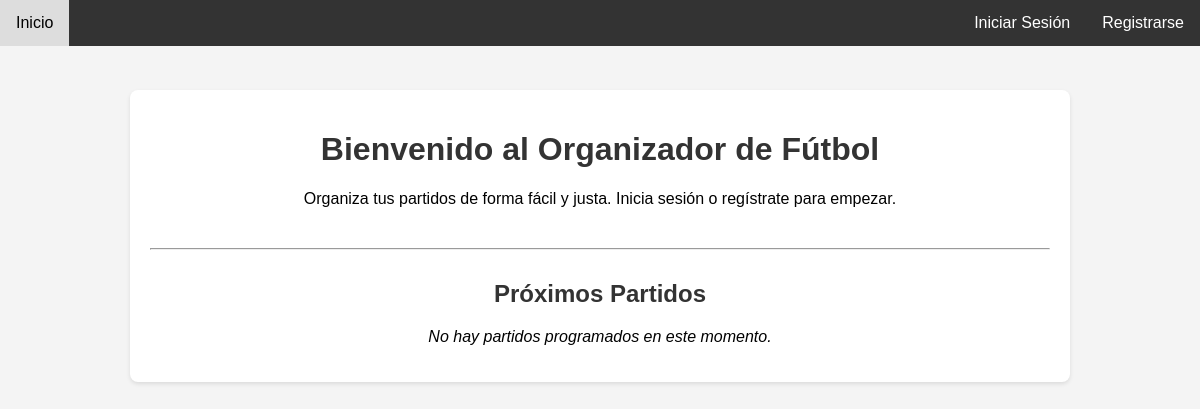
Before: / with the older database file.
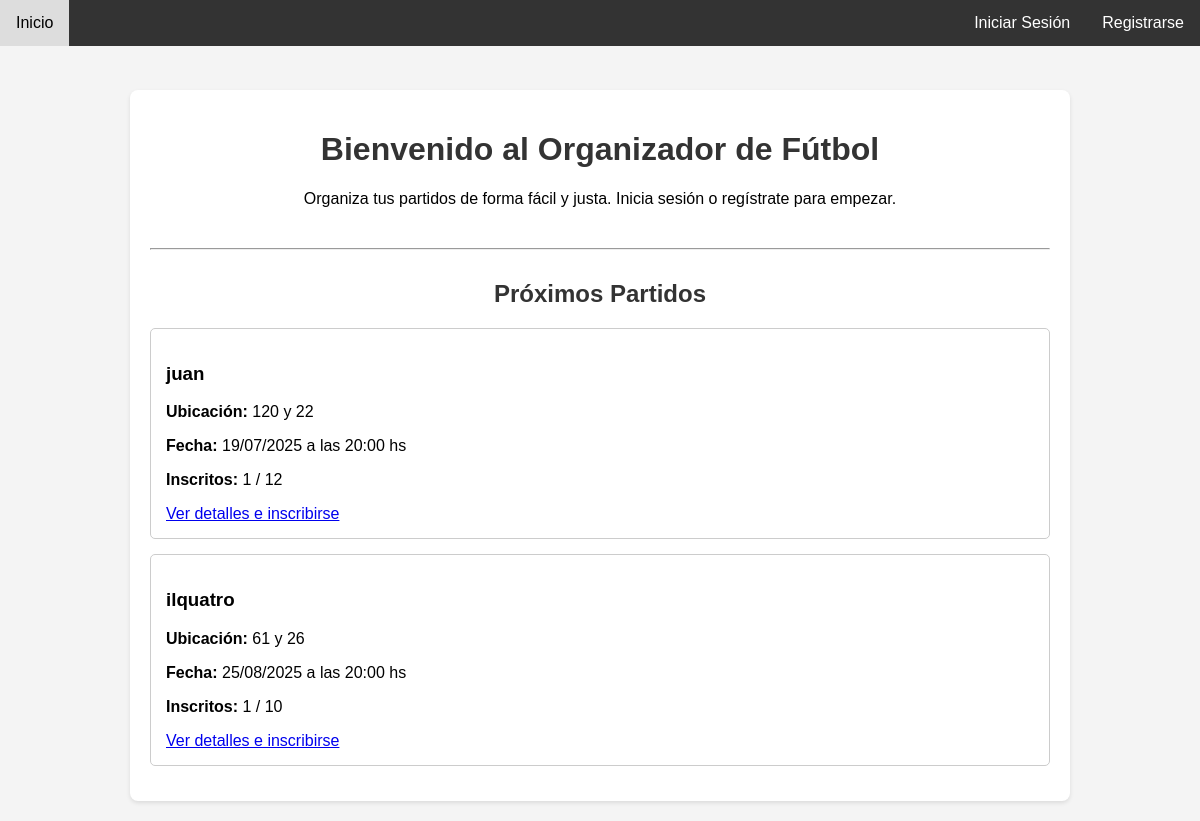
After: the same page with the newer database file.
### models.py (models this page shows, shortened)
class Partido(db.Model):
    id = db.Column(db.Integer, primary_key=True)
    nombre_cancha = db.Column(db.String(120), nullable=False)
    ubicacion = db.Column(db.String(200), nullable=False)
    fecha = db.Column(db.DateTime, nullable=False, default=datetime.utcnow)
    jugadores_necesarios = db.Column(db.Integer, nullable=False)
    jugadores_inscritos = db.relationship('Jugador', secondary=inscripciones,
                                          lazy='subquery', backref=db.backref('partidos_inscritos', lazy=True))

### app.py (the view)
@app.route('/')
def inicio():
    partidos = Partido.query.order_by(Partido.fecha.asc()).all()
    return render_template('inicio.html', partidos=partidos)

### Templates/inicio.html (shortened to what this page needs)
{% extends "base.html" %}
{% block content %}
    <div style="text-align: center; margin-bottom: 40px;">
        <h1>Bienvenido al Organizador de Fútbol</h1>
        {% if current_user.is_authenticated %}
            <p>Hola, {{ current_user.nombre }}. Revisa los próximos partidos e inscríbete.</p>
        {% else %}
            <p>Organiza tus partidos de forma fácil y justa. Inicia sesión o regístrate para empezar.</p>
        {% endif %}
    </div>
    <hr>
    <h2 style="text-align: center; margin-top: 30px;">Próximos Partidos</h2>
    {% for partido in partidos %}
        <div class="partido-card" style="padding: 15px; border: 1px solid #ccc; border-radius: 5px; margin-bottom: 15px; background-color: #fff;">
            <h3>{{ partido.nombre_cancha }}</h3>
            <p><strong>Ubicación:</strong> {{ partido.ubicacion }}</p>
            <p><strong>Fecha:</strong> {{ partido.fecha.strftime('%d/%m/%Y a las %H:%M') }} hs</p>
            <p>
                <strong>Inscritos:</strong> {{ partido.jugadores_inscritos|length }} / {{ partido.jugadores_necesarios }}
            </p>
            <a href="{{ url_for('detalle_partido', partido_id=partido.id) }}">Ver detalles e inscribirse</a>
        </div>
    {% else %}
        <p style="text-align: center; font-style: italic;">No hay partidos programados en este momento.</p>
    {% endfor %}
{% endblock %}

### Templates/base.html (shortened to what this page needs)
<!DOCTYPE html>
<html lang="es">
<head>
</head>
<body>
<div class="navbar">
    <a href="{{ url_for('inicio') }}">Inicio</a>
    <div class="navbar-right">
        {% if current_user.is_authenticated %}
            <a href="{{ url_for('perfil_jugador', jugador_id=current_user.id) }}"> {{ current_user.nombre }}</a>
            <a href="{{ url_for('logout') }}">Cerrar Sesión</a>
        {% else %}
            <a href="{{ url_for('login') }}">Iniciar Sesión</a>
            <a href="{{ url_for('registrar') }}">Registrarse</a>
        {% endif %}
    </div>
</div>
<div class="container">
    {% block content %}{% endblock %}
</div>
</body>
</html>

### Templates/base.html (style rules this page uses)
body { font-family: Arial, sans-serif; margin: 0; padding-top: 70px; background-color: #f4f4f4; }
.navbar { background-color: #333; overflow: hidden; position: fixed; top: 0; width: 100%; z-index: 1000; }
.navbar a { float: left; display: block; color: white; text-align: center; padding: 14px 16px; text-decoration: none; }
.navbar-right { float: right; }
.container { max-width: 900px; margin: 20px auto; padding: 20px; background-color: white; border-radius: 8px; box-shadow: 0 2px 4px rgba(0,0,0,0.1); }
h1, h2 { color: #333; }

Changed rows visible on the page:
added Partido: nombre_cancha "juan", ubicacion "120 y 22", fecha "19/07/2025 a las 20:00", jugadores_inscritos|length "1", jugadores_necesarios "12"
added Partido: nombre_cancha "ilquatro", ubicacion "61 y 26", fecha "25/08/2025 a las 20:00", jugadores_inscritos|length "1", jugadores_necesarios "10"
Other visible differences:
text no longer shown: "No hay partidos programados en este momento."
